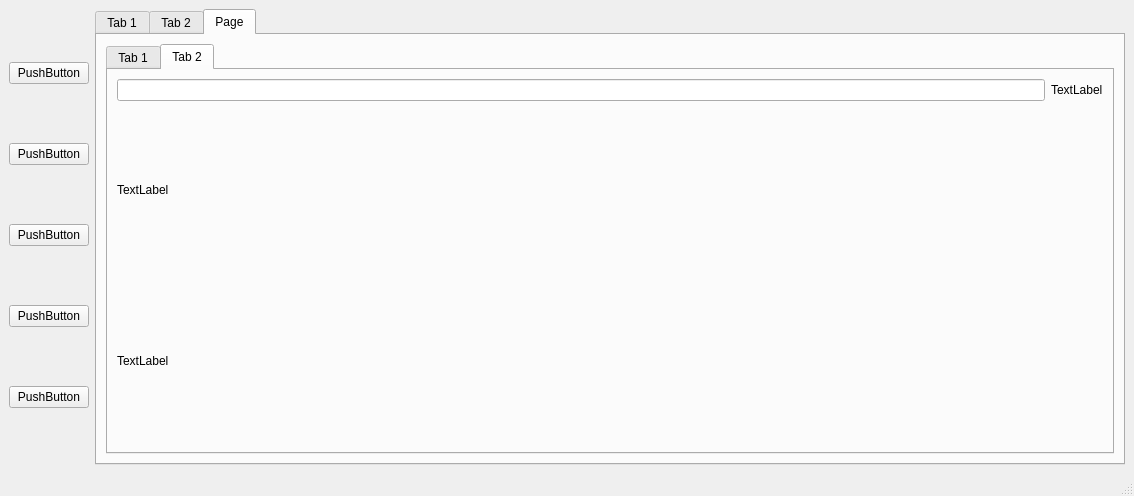
<?xml version="1.0" encoding="UTF-8"?>
<ui version="4.0">
 <class>MainWindow</class>
 <widget class="QMainWindow" name="MainWindow">
  <property name="geometry">
   <rect>
    <x>0</x>
    <y>0</y>
    <width>1134</width>
    <height>496</height>
   </rect>
  </property>
  <property name="windowTitle">
   <string>MainWindow</string>
  </property>
  <widget class="QWidget" name="centralwidget">
   <layout class="QVBoxLayout" name="verticalLayout_2">
    <item>
     <layout class="QHBoxLayout" name="horizontalLayout">
      <item>
       <layout class="QVBoxLayout" name="verticalLayout_3">
        <item>
         <widget class="QPushButton" name="pushButton_2">
          <property name="text">
           <string>PushButton</string>
          </property>
         </widget>
        </item>
        <item>
         <widget class="QPushButton" name="pushButton_4">
          <property name="text">
           <string>PushButton</string>
          </property>
         </widget>
        </item>
        <item>
         <widget class="QPushButton" name="pushButton_5">
          <property name="text">
           <string>PushButton</string>
          </property>
         </widget>
        </item>
        <item>
         <widget class="QPushButton" name="pushButton_3">
          <property name="text">
           <string>PushButton</string>
          </property>
         </widget>
        </item>
        <item>
         <widget class="QPushButton" name="pushButton">
          <property name="text">
           <string>PushButton</string>
          </property>
         </widget>
        </item>
       </layout>
      </item>
      <item>
       <layout class="QVBoxLayout" name="verticalLayout">
        <item>
         <widget class="QTabWidget" name="tabWidget">
          <property name="currentIndex">
           <number>2</number>
          </property>
          <widget class="QWidget" name="tab_3">
           <attribute name="title">
            <string>Tab 1</string>
           </attribute>
           <layout class="QVBoxLayout" name="verticalLayout_5">
            <item>
             <layout class="QVBoxLayout" name="verticalLayout_4">
              <item>
               <layout class="QVBoxLayout" name="verticalLayout_6">
                <item>
                 <layout class="QHBoxLayout" name="horizontalLayout_6">
                  <item>
                   <widget class="QGroupBox" name="groupBox_2">
                    <property name="title">
                     <string>Search Members</string>
                    </property>
                    <layout class="QHBoxLayout" name="horizontalLayout_8">
                     <item>
                      <layout class="QHBoxLayout" name="horizontalLayout_7">
                       <item>
                        <widget class="QComboBox" name="comboBox_2">
                         <item>
                          <property name="text">
                           <string>Class</string>
                          </property>
                         </item>
                         <item>
                          <property name="text">
                           <string>6</string>
                          </property>
                         </item>
                         <item>
                          <property name="text">
                           <string>7</string>
                          </property>
                         </item>
                         <item>
                          <property name="text">
                           <string>8</string>
                          </property>
                         </item>
                         <item>
                          <property name="text">
                           <string>9</string>
                          </property>
                         </item>
                         <item>
                          <property name="text">
                           <string>10</string>
                          </property>
                         </item>
                        </widget>
                       </item>
                       <item>
                        <widget class="QComboBox" name="comboBox"/>
                       </item>
                       <item>
                        <widget class="QLineEdit" name="lineEdit"/>
                       </item>
                      </layout>
                     </item>
                    </layout>
                   </widget>
                  </item>
                  <item>
                   <widget class="QGroupBox" name="groupBox">
                    <property name="title">
                     <string>Search Books</string>
                    </property>
                    <layout class="QHBoxLayout" name="horizontalLayout_9">
                     <item>
                      <layout class="QVBoxLayout" name="verticalLayout_7">
                       <item>
                        <widget class="QLineEdit" name="lineEdit_2"/>
                       </item>
                       <item>
                        <widget class="QListView" name="listView"/>
                       </item>
                      </layout>
                     </item>
                    </layout>
                   </widget>
                  </item>
                 </layout>
                </item>
                <item>
                 <layout class="QHBoxLayout" name="horizontalLayout_5">
                  <item>
                   <widget class="QLabel" name="label">
                    <property name="text">
                     <string>Member Name</string>
                    </property>
                   </widget>
                  </item>
                  <item>
                   <widget class="QLineEdit" name="lineEdit_3"/>
                  </item>
                  <item>
                   <widget class="QLabel" name="label_2">
                    <property name="text">
                     <string>Books</string>
                    </property>
                   </widget>
                  </item>
                  <item>
                   <widget class="QLineEdit" name="lineEdit_4"/>
                  </item>
                  <item>
                   <widget class="QLabel" name="label_3">
                    <property name="text">
                     <string>Books</string>
                    </property>
                   </widget>
                  </item>
                  <item>
                   <widget class="QComboBox" name="comboBox_3"/>
                  </item>
                  <item>
                   <widget class="QLabel" name="label_4">
                    <property name="text">
                     <string>Books</string>
                    </property>
                   </widget>
                  </item>
                  <item>
                   <widget class="QComboBox" name="comboBox_4"/>
                  </item>
                  <item>
                   <widget class="QPushButton" name="pushButton_9">
                    <property name="text">
                     <string>PushButton</string>
                    </property>
                   </widget>
                  </item>
                 </layout>
                </item>
               </layout>
              </item>
              <item>
               <widget class="QTabWidget" name="tabWidget_2">
                <property name="currentIndex">
                 <number>1</number>
                </property>
                <widget class="QWidget" name="tab_7">
                 <attribute name="title">
                  <string>Tab 1</string>
                 </attribute>
                 <layout class="QVBoxLayout" name="verticalLayout_9">
                  <item>
                   <layout class="QVBoxLayout" name="verticalLayout_8">
                    <item>
                     <widget class="QTableWidget" name="tableWidget"/>
                    </item>
                   </layout>
                  </item>
                 </layout>
                </widget>
                <widget class="QWidget" name="tab_8">
                 <attribute name="title">
                  <string>Tab 2</string>
                 </attribute>
                 <layout class="QVBoxLayout" name="verticalLayout_11">
                  <item>
                   <layout class="QVBoxLayout" name="verticalLayout_10">
                    <item>
                     <widget class="QTableWidget" name="tableWidget_2"/>
                    </item>
                   </layout>
                  </item>
                 </layout>
                </widget>
               </widget>
              </item>
             </layout>
            </item>
           </layout>
          </widget>
          <widget class="QWidget" name="tab_4">
           <attribute name="title">
            <string>Tab 2</string>
           </attribute>
           <layout class="QVBoxLayout" name="verticalLayout_13">
            <item>
             <layout class="QVBoxLayout" name="verticalLayout_12">
              <item>
               <widget class="QTabWidget" name="tabWidget_3">
                <property name="currentIndex">
                 <number>2</number>
                </property>
                <widget class="QWidget" name="tab_9">
                 <attribute name="title">
                  <string>Tab 1</string>
                 </attribute>
                 <layout class="QVBoxLayout" name="verticalLayout_15">
                  <item>
                   <layout class="QVBoxLayout" name="verticalLayout_14">
                    <item>
                     <widget class="QTableWidget" name="tableWidget_3"/>
                    </item>
                   </layout>
                  </item>
                 </layout>
                </widget>
                <widget class="QWidget" name="tab_10">
                 <attribute name="title">
                  <string>Tab 2</string>
                 </attribute>
                 <layout class="QGridLayout" name="gridLayout_2">
                  <item row="0" column="0">
                   <layout class="QGridLayout" name="gridLayout">
                    <item row="4" column="0">
                     <widget class="QLabel" name="label_9">
                      <property name="text">
                       <string>Address</string>
                      </property>
                     </widget>
                    </item>
                    <item row="3" column="0">
                     <widget class="QLabel" name="label_7">
                      <property name="text">
                       <string>Emai;</string>
                      </property>
                     </widget>
                    </item>
                    <item row="1" column="1">
                     <widget class="QLineEdit" name="lineEdit_5"/>
                    </item>
                    <item row="2" column="1">
                     <widget class="QLineEdit" name="lineEdit_7"/>
                    </item>
                    <item row="3" column="1">
                     <widget class="QLineEdit" name="lineEdit_8"/>
                    </item>
                    <item row="4" column="1">
                     <widget class="QTextEdit" name="textEdit"/>
                    </item>
                    <item row="1" column="3">
                     <widget class="QLineEdit" name="lineEdit_6"/>
                    </item>
                    <item row="1" column="0">
                     <widget class="QLabel" name="label_5">
                      <property name="text">
                       <string>Name</string>
                      </property>
                     </widget>
                    </item>
                    <item row="2" column="0">
                     <widget class="QLabel" name="label_6">
                      <property name="text">
                       <string>Phone</string>
                      </property>
                     </widget>
                    </item>
                    <item row="1" column="2">
                     <widget class="QLabel" name="label_10">
                      <property name="text">
                       <string>TextLabel</string>
                      </property>
                     </widget>
                    </item>
                    <item row="9" column="1">
                     <spacer name="horizontalSpacer">
                      <property name="orientation">
                       <enum>Qt::Horizontal</enum>
                      </property>
                      <property name="sizeHint" stdset="0">
                       <size>
                        <width>40</width>
                        <height>20</height>
                       </size>
                      </property>
                     </spacer>
                    </item>
                    <item row="2" column="2">
                     <widget class="QLabel" name="label_11">
                      <property name="text">
                       <string>TextLabel</string>
                      </property>
                     </widget>
                    </item>
                    <item row="2" column="3">
                     <widget class="QLineEdit" name="lineEdit_10"/>
                    </item>
                    <item row="3" column="2">
                     <widget class="QLabel" name="label_12">
                      <property name="text">
                       <string>TextLabel</string>
                      </property>
                     </widget>
                    </item>
                    <item row="3" column="3">
                     <widget class="QLineEdit" name="lineEdit_11"/>
                    </item>
                    <item row="7" column="1">
                     <spacer name="horizontalSpacer_4">
                      <property name="orientation">
                       <enum>Qt::Horizontal</enum>
                      </property>
                      <property name="sizeHint" stdset="0">
                       <size>
                        <width>40</width>
                        <height>20</height>
                       </size>
                      </property>
                     </spacer>
                    </item>
                    <item row="0" column="1">
                     <spacer name="horizontalSpacer_3">
                      <property name="orientation">
                       <enum>Qt::Horizontal</enum>
                      </property>
                      <property name="sizeHint" stdset="0">
                       <size>
                        <width>40</width>
                        <height>20</height>
                       </size>
                      </property>
                     </spacer>
                    </item>
                    <item row="5" column="1">
                     <spacer name="horizontalSpacer_2">
                      <property name="orientation">
                       <enum>Qt::Horizontal</enum>
                      </property>
                      <property name="sizeHint" stdset="0">
                       <size>
                        <width>40</width>
                        <height>20</height>
                       </size>
                      </property>
                     </spacer>
                    </item>
                    <item row="7" column="3">
                     <widget class="QPushButton" name="pushButton_6">
                      <property name="text">
                       <string>PushButton</string>
                      </property>
                     </widget>
                    </item>
                    <item row="8" column="1">
                     <spacer name="horizontalSpacer_5">
                      <property name="orientation">
                       <enum>Qt::Horizontal</enum>
                      </property>
                      <property name="sizeHint" stdset="0">
                       <size>
                        <width>40</width>
                        <height>20</height>
                       </size>
                      </property>
                     </spacer>
                    </item>
                   </layout>
                  </item>
                 </layout>
                </widget>
                <widget class="QWidget" name="tab_11">
                 <attribute name="title">
                  <string>Page</string>
                 </attribute>
                 <layout class="QFormLayout" name="formLayout">
                  <item row="0" column="0" colspan="2">
                   <layout class="QGridLayout" name="gridLayout_3">
                    <item row="4" column="0">
                     <widget class="QLabel" name="label_13">
                      <property name="text">
                       <string>TextLabel</string>
                      </property>
                     </widget>
                    </item>
                    <item row="5" column="0">
                     <widget class="QLabel" name="label_14">
                      <property name="text">
                       <string>TextLabel</string>
                      </property>
                     </widget>
                    </item>
                    <item row="3" column="0">
                     <widget class="QLabel" name="label_15">
                      <property name="text">
                       <string>TextLabel</string>
                      </property>
                     </widget>
                    </item>
                    <item row="2" column="1">
                     <widget class="QLineEdit" name="lineEdit_13"/>
                    </item>
                    <item row="4" column="1">
                     <widget class="QLineEdit" name="lineEdit_15"/>
                    </item>
                    <item row="3" column="1">
                     <widget class="QLineEdit" name="lineEdit_14"/>
                    </item>
                    <item row="2" column="0">
                     <widget class="QLabel" name="label_17">
                      <property name="text">
                       <string>TextLabel</string>
                      </property>
                     </widget>
                    </item>
                    <item row="5" column="1">
                     <widget class="QTextEdit" name="textEdit_2"/>
                    </item>
                    <item row="7" column="3">
                     <widget class="QPushButton" name="pushButton_7">
                      <property name="text">
                       <string>PushButton</string>
                      </property>
                     </widget>
                    </item>
                    <item row="2" column="3">
                     <widget class="QLineEdit" name="lineEdit_16"/>
                    </item>
                    <item row="2" column="2">
                     <widget class="QLabel" name="label_18">
                      <property name="text">
                       <string>TextLabel</string>
                      </property>
                     </widget>
                    </item>
                    <item row="3" column="3">
                     <widget class="QLineEdit" name="lineEdit_17"/>
                    </item>
                    <item row="4" column="2">
                     <widget class="QLabel" name="label_20">
                      <property name="text">
                       <string>TextLabel</string>
                      </property>
                     </widget>
                    </item>
                    <item row="3" column="2">
                     <widget class="QLabel" name="label_19">
                      <property name="text">
                       <string>TextLabel</string>
                      </property>
                     </widget>
                    </item>
                    <item row="4" column="3">
                     <widget class="QLineEdit" name="lineEdit_18"/>
                    </item>
                    <item row="0" column="1">
                     <spacer name="verticalSpacer">
                      <property name="orientation">
                       <enum>Qt::Vertical</enum>
                      </property>
                      <property name="sizeHint" stdset="0">
                       <size>
                        <width>20</width>
                        <height>40</height>
                       </size>
                      </property>
                     </spacer>
                    </item>
                    <item row="0" column="3">
                     <spacer name="verticalSpacer_2">
                      <property name="orientation">
                       <enum>Qt::Vertical</enum>
                      </property>
                      <property name="sizeHint" stdset="0">
                       <size>
                        <width>20</width>
                        <height>40</height>
                       </size>
                      </property>
                     </spacer>
                    </item>
                    <item row="1" column="1">
                     <spacer name="horizontalSpacer_9">
                      <property name="orientation">
                       <enum>Qt::Horizontal</enum>
                      </property>
                      <property name="sizeHint" stdset="0">
                       <size>
                        <width>40</width>
                        <height>20</height>
                       </size>
                      </property>
                     </spacer>
                    </item>
                    <item row="7" column="1">
                     <spacer name="horizontalSpacer_8">
                      <property name="orientation">
                       <enum>Qt::Horizontal</enum>
                      </property>
                      <property name="sizeHint" stdset="0">
                       <size>
                        <width>40</width>
                        <height>20</height>
                       </size>
                      </property>
                     </spacer>
                    </item>
                    <item row="6" column="1">
                     <spacer name="horizontalSpacer_7">
                      <property name="orientation">
                       <enum>Qt::Horizontal</enum>
                      </property>
                      <property name="sizeHint" stdset="0">
                       <size>
                        <width>40</width>
                        <height>20</height>
                       </size>
                      </property>
                     </spacer>
                    </item>
                    <item row="9" column="1">
                     <spacer name="horizontalSpacer_6">
                      <property name="orientation">
                       <enum>Qt::Horizontal</enum>
                      </property>
                      <property name="sizeHint" stdset="0">
                       <size>
                        <width>40</width>
                        <height>20</height>
                       </size>
                      </property>
                     </spacer>
                    </item>
                    <item row="8" column="1">
                     <spacer name="horizontalSpacer_11">
                      <property name="orientation">
                       <enum>Qt::Horizontal</enum>
                      </property>
                      <property name="sizeHint" stdset="0">
                       <size>
                        <width>40</width>
                        <height>20</height>
                       </size>
                      </property>
                     </spacer>
                    </item>
                   </layout>
                  </item>
                 </layout>
                </widget>
               </widget>
              </item>
             </layout>
            </item>
           </layout>
          </widget>
          <widget class="QWidget" name="tab_12">
           <attribute name="title">
            <string>Page</string>
           </attribute>
           <layout class="QVBoxLayout" name="verticalLayout_17">
            <item>
             <layout class="QVBoxLayout" name="verticalLayout_16">
              <item>
               <widget class="QTabWidget" name="tabWidget_4">
                <property name="currentIndex">
                 <number>1</number>
                </property>
                <widget class="QWidget" name="tab_13">
                 <attribute name="title">
                  <string>Tab 1</string>
                 </attribute>
                 <layout class="QVBoxLayout" name="verticalLayout_19">
                  <item>
                   <layout class="QVBoxLayout" name="verticalLayout_18">
                    <item>
                     <widget class="QTableWidget" name="tableWidget_4"/>
                    </item>
                   </layout>
                  </item>
                 </layout>
                </widget>
                <widget class="QWidget" name="tab_14">
                 <attribute name="title">
                  <string>Tab 2</string>
                 </attribute>
                 <layout class="QGridLayout" name="gridLayout_5">
                  <item row="0" column="0">
                   <layout class="QGridLayout" name="gridLayout_4">
                    <item row="2" column="0">
                     <widget class="QLabel" name="label_8">
                      <property name="text">
                       <string>TextLabel</string>
                      </property>
                     </widget>
                    </item>
                    <item row="0" column="2">
                     <widget class="QLabel" name="label_21">
                      <property name="text">
                       <string>TextLabel</string>
                      </property>
                     </widget>
                    </item>
                    <item row="1" column="0">
                     <widget class="QLabel" name="label_16">
                      <property name="text">
                       <string>TextLabel</string>
                      </property>
                     </widget>
                    </item>
                    <item row="0" column="0">
                     <widget class="QLineEdit" name="lineEdit_9"/>
                    </item>
                   </layout>
                  </item>
                 </layout>
                </widget>
               </widget>
              </item>
             </layout>
            </item>
           </layout>
          </widget>
         </widget>
        </item>
       </layout>
      </item>
     </layout>
    </item>
   </layout>
  </widget>
  <widget class="QMenuBar" name="menubar">
   <property name="geometry">
    <rect>
     <x>0</x>
     <y>0</y>
     <width>1134</width>
     <height>21</height>
    </rect>
   </property>
  </widget>
  <widget class="QStatusBar" name="statusbar"/>
 </widget>
 <resources/>
 <connections/>
</ui>
